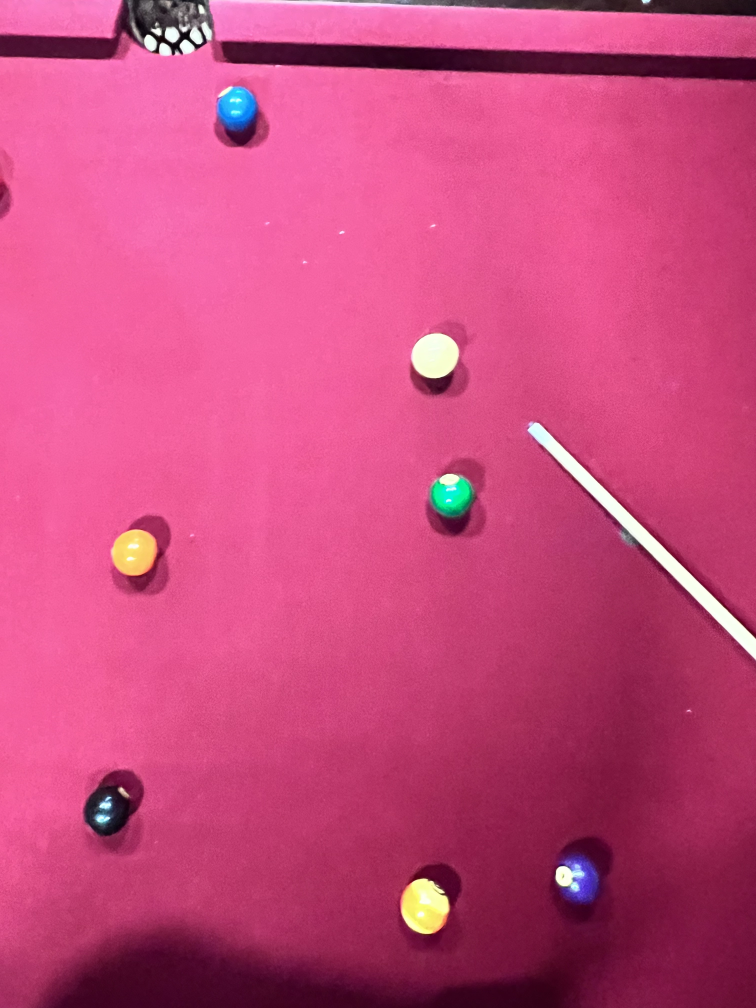
#> input picture ball_images/ball_7.jpg, 3024 x 4032 px (shown at 1/4 size)
$ python balltrack.py
#> lines starting #> are read from the running program, lines starting #| are printed output that depends on the picture
import cv2
import time
import numpy as np
from pool_isolate import get_mask, mask_better
def dummy_func(x):
     pass

img_path = "ball_images/ball_7.jpg"
pic = cv2.imread(img_path)
#> pic is the input picture: shape (4032, 3024, 3); mean B, G, R 124.6, 73, 200.1
pic = cv2.resize(pic, (700, 800))
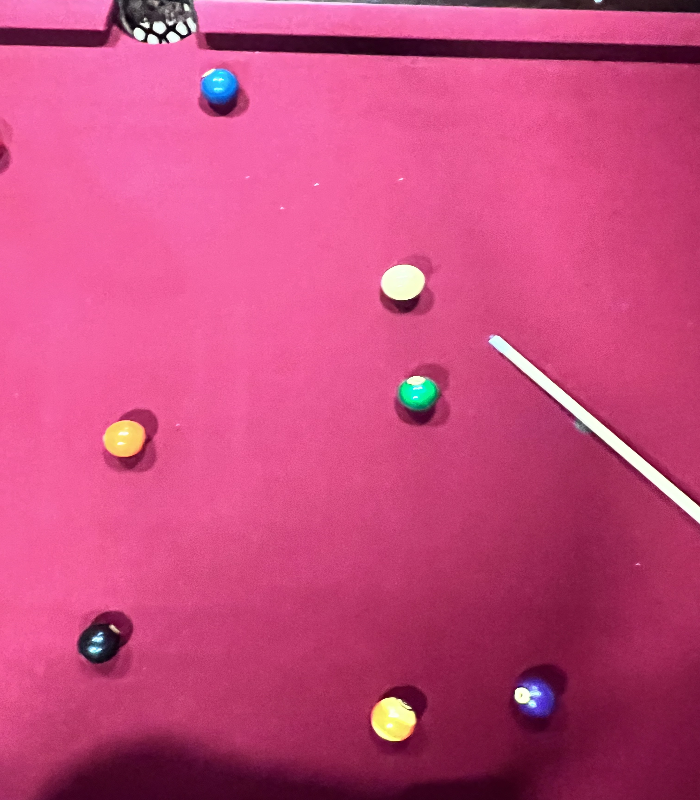
#> pic: shape (800, 700, 3); mean B, G, R 124.5, 72.9, 200
def mask_balls(img):

    # [7 lines of commented-out code are left out]
    pool_mask = mask_better(img)
    masked_outBGR = pool_mask #cv2.cvtColor(pool_mask, cv2.COLOR_HSV2BGR)
    gray_masked_out = cv2.cvtColor(masked_outBGR, cv2.COLOR_BGR2GRAY)
    circles = cv2.HoughCircles(gray_masked_out, cv2.HOUGH_GRADIENT, 1.2, 25,
                                    param1=90, param2=34,
                                    minRadius=0, maxRadius=0)
    circles = np.uint16(np.around(circles))


    return circles
"""
msk = mask_better(pic)
cv2.namedWindow("Hough Circle Detection")
cv2.createTrackbar('param1', 'Hough Circle Detection', 100, 300, dummy_func)
cv2.createTrackbar('param2', 'Hough Circle Detection', 30, 100, dummy_func)
cv2.createTrackbar('minDist', 'Hough Circle Detection', 20, 100, dummy_func)
cv2.createTrackbar('minRadius', 'Hough Circle Detection', 0, 100, dummy_func)
cv2.createTrackbar('maxRadius', 'Hough Circle Detection', 0, 200, dummy_func)

#cv2.threshold(grey_img, ) #need thresh, max val
grey_masked_out = cv2.cvtColor(msk, cv2.COLOR_BGR2GRAY)
while(True):

        maxVal = cv2.getTrackbarPos('maxVal', 'track')
        thresh = cv2.getTrackbarPos('thresh', 'track')
        constant_c = cv2.getTrackbarPos('constant_c', 'track')
        new_thresh = cv2.adaptiveThreshold(grey_img, maxVal, cv2.ADAPTIVE_THRESH_GAUSSIAN_C, cv2.THRESH_BINARY, 7,constant_c)
        kernel = np.ones((5, 5), np.uint8)  # Adjust kernel size for closing
        closed_img = cv2.morphologyEx(new_thresh, cv2.MORPH_CLOSE, kernel)

        # Optional: Apply dilation to make the circles solid and thicker
        dilated_img = cv2.dilate(closed_img, kernel, iterations=1)

        p1 = cv2.getTrackbarPos('param1', 'Hough Circle Detection')
        p2 = cv2.getTrackbarPos('param2', 'Hough Circle Detection')
        minDist = cv2.getTrackbarPos('minDist', 'Hough Circle Detection')
        minRadius = cv2.getTrackbarPos('minRadius', 'Hough Circle Detection')
        maxRadius = cv2.getTrackbarPos('maxRadius', 'Hough Circle Detection')

        # Detect circles
        circles = cv2.HoughCircles(grey_masked_out, cv2.HOUGH_GRADIENT, 1.2, minDist,
                                    param1=p1, param2=p2,
                                    minRadius=minRadius, maxRadius=maxRadius)

        output = pic.copy()
        if circles is not None:
            circles = np.uint16(np.around(circles))
            for i in circles[0, :]:
                cv2.circle(output, (i[0], i[1]), i[2], (0, 255, 0), 2)
                cv2.circle(output, (i[0], i[1]), 2, (0, 0, 255), 3)


        cv2.imshow("dsdds", output)
        cv2.imshow("circl mask", msk)
        cv2.imshow("gray mask", grey_masked_out)


        if cv2.waitKey(1) & 0xFF == ord('q'):
            break


circles = cv2.HoughCircles(grey_img, cv2.HOUGH_GRADIENT, 1, minDist = 20, param1 = 100, param2 =35, minRadius = 0, maxRadius = 0)
cv2.namedWindow("Hough Circle Detection")
cv2.createTrackbar('param1', 'Hough Circle Detection', 100, 300, dummy_func)
cv2.createTrackbar('param2', 'Hough Circle Detection', 30, 100, dummy_func)
cv2.createTrackbar('minDist', 'Hough Circle Detection', 20, 100, dummy_func)
cv2.createTrackbar('minRadius', 'Hough Circle Detection', 0, 100, dummy_func)
cv2.createTrackbar('maxRadius', 'Hough Circle Detection', 0, 200, dummy_func)


if circles is not None:
        print("TAKEN")
        circles = np.uint16(np.around(circles))
        for i in circles[0, :]:
            center = (i[0], i[1])
            # circle outline
            radius = i[2]
            cv2.circle(img, center, radius, (255, 0, 255), 3)
while(True):
    #cv2.imshow("dsd", img)
    p1 = cv2.getTrackbarPos('param1', 'Hough Circle Detection')
    p2 = cv2.getTrackbarPos('param2', 'Hough Circle Detection')
    minDist = cv2.getTrackbarPos('minDist', 'Hough Circle Detection')
    minRadius = cv2.getTrackbarPos('minRadius', 'Hough Circle Detection')
    maxRadius = cv2.getTrackbarPos('maxRadius', 'Hough Circle Detection')

    # Detect circles
    circles = cv2.HoughCircles(grey_img, cv2.HOUGH_GRADIENT, 1, minDist,
                                param1=p1, param2=p2,
                                minRadius=minRadius, maxRadius=maxRadius)

    # Draw circles
    output = img.copy()
    if circles is not None:
        circles = np.uint16(np.around(circles))
        for i in circles[0, :]:
            cv2.circle(output, (i[0], i[1]), i[2], (0, 255, 0), 2)
            cv2.circle(output, (i[0], i[1]), 2, (0, 0, 255), 3)
    cv2.imshow("dsdds", output)
    if cv2.waitKey(1) & 0xFF == ord('q'):
        break


cv2.destroyAllWindows()
"""
